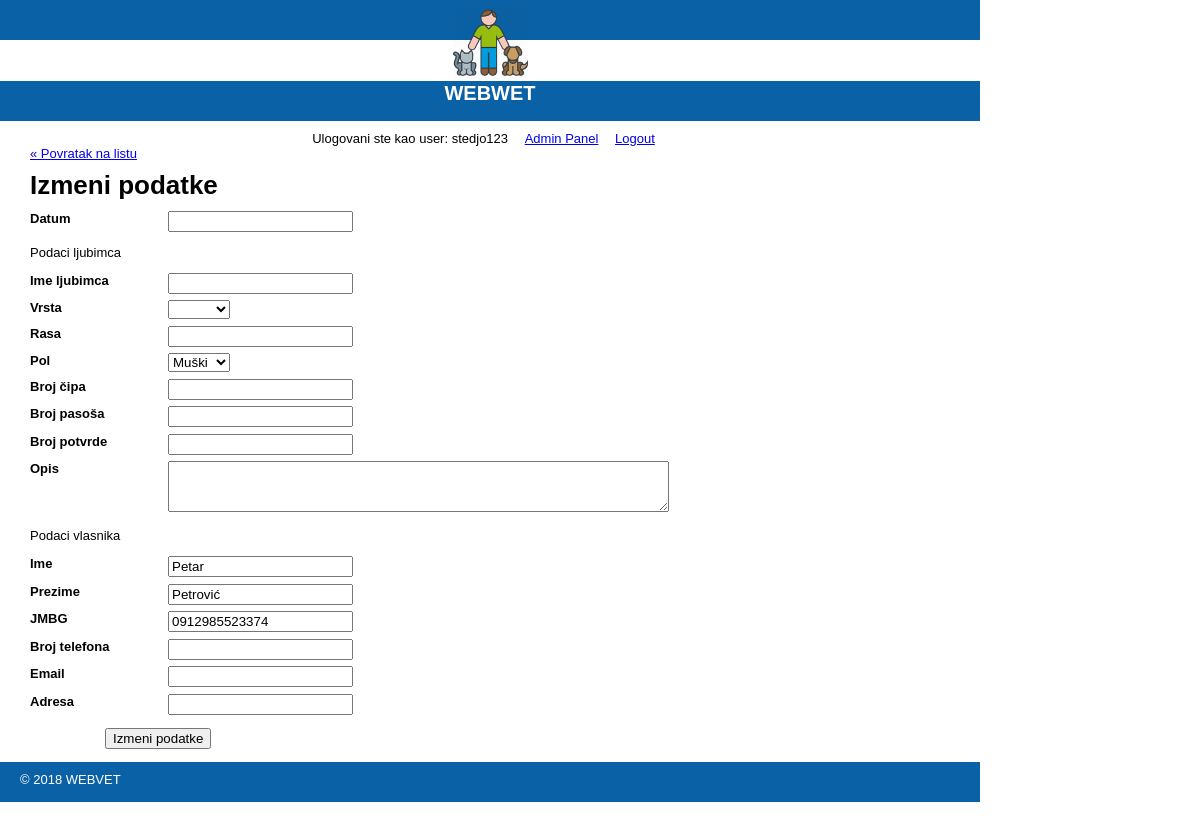
The app's page /staff/ljubimci/edit.php?id=3 (signed in) with its own data.
### tables this page shows
CREATE TABLE `lista` (
  `id` int(11) NOT NULL,
  `br_leg` varchar(255) NOT NULL,
  `ime` varchar(255) NOT NULL,
  `prezime` varchar(255) NOT NULL,
  `jmbg` varchar(255) DEFAULT NULL,
  `pol` int(3) NOT NULL,
  `state` varchar(255) NOT NULL,
  `prebivaliste` varchar(255) NOT NULL,
  `rang` int(3) NOT NULL,
  `sud_lista` tinyint(3) NOT NULL,
  `description` text NOT NULL
);

### private/classes/databaseobject.class.php (called while the page is built, shortened)
<?php
class DatabaseObject {
    static protected $database;
    static protected $table_name = "";
    static public function set_database($database) {
      self::$database = $database;
  }
  static public function find_by_sql($sql) {
    $result = self::$database->query($sql);
    $object_array = [];
    while($record = $result->fetch_assoc()) {
      $object_array[] = static::instantiate($record);
    }
    return $object_array;
  }
  static protected function instantiate($record) {
    $object = new static;
    foreach($record as $property => $value) {
      if(property_exists($object, $property)) {
        $object->$property = $value;
      }
    }
    return $object;
  }
  static public function find_by_id($id) {
    $sql = "SELECT * FROM " . static::$table_name . " ";
    $sql .= "WHERE id='" . self::$database->escape_string($id) . "'";
    $obj_array = static::find_by_sql($sql);
    if(!empty($obj_array)) {
      return array_shift($obj_array);
    } else {
      return false;
    }
  }
}

### private/classes/lista.class.php (called while the page is built, shortened)
<?php
class Lista extends DatabaseObject {
  public function __construct($args=[]) {
    $this->date = $args['date'] ?? '';
    $this->ime_pet = $args['ime_pet'] ?? '';
    $this->vrsta = $args['vrsta'] ?? '';
    $this->rasa = $args['rasa'] ?? '';
    $this->br_cipa = $args['br_cipa'] ?? '';
    $this->br_pasosa = $args['br_pasosa'] ?? '';
    $this->br_potvrde = $args['br_potvrde'] ?? '';
    $this->br_tel = $args['br_tel'] ?? '';
    $this->email = $args['email'] ?? '';
    $this->adresa = $args['adresa'] ?? '';
  }
}

### private/functions.php (called while the page is built, shortened)
<?php
function h($string="") {
  return htmlspecialchars($string);
}
?>

### public/staff/ljubimci/form_fields.php (the view, shortened to what this page needs)
<?php require_once('../../../private/shared/JQ_header.php'); ?>
<dl>
  <dt>Datum</dt>
  <dd><input type="text" id="datepicker" name="sudija[date]" value="<?php echo h($sudija->date) ?>" /></dd>
</dl>
<p>Podaci ljubimca</p>
<dl>
  <dt>Ime ljubimca</dt>
  <dd><input type="text" name="sudija[ime_pet]" value="<?php echo h($sudija->ime_pet) ?>" /></dd>
</dl>
    <dl>
  <dt>Vrsta</dt>
  <dd>
    <select name="sudija[vrsta]">
      <option value=""></option>
    <?php foreach(Lista::VRSTA as $vrsta) { ?>
      <option value="<?php echo $vrsta; ?>"<?php if($sudija->vrsta == $vrsta) { echo 'selected'; } ?>><?php echo $vrsta; ?></option>
    <?php } ?>
    </select>
  </dd>
</dl>
<dl>
  <dt>Rasa</dt>
  <dd><input type="text" name="sudija[rasa]" value="<?php echo h($sudija->rasa) ?>" /></dd>
</dl>
<dl>
  <dt>Pol</dt>
  <dd>
    <select name="sudija[pol]">
    <?php foreach(Lista::POL as $pol_id => $pol_name) { ?>
      <option value="<?php echo $pol_id; ?>"<?php if($sudija->pol == $pol_id) { echo 'selected'; } ?>><?php echo $pol_name; ?></option>
    <?php } ?>
    </select>
  </dd>
</dl>
<dl>
  <dt>Broj čipa</dt>
  <dd><input type="text" name="sudija[br_cipa]" value="<?php echo h($sudija->br_cipa) ?>" /></dd>
</dl>
<dl>
  <dt>Broj pasoša</dt>
  <dd><input type="text" name="sudija[br_pasosa]" value="<?php echo h($sudija->br_pasosa) ?>" /></dd>
</dl>
<dl>
  <dt>Broj potvrde</dt>
  <dd><input type="text" name="sudija[br_potvrde]" value="<?php echo h($sudija->br_potvrde) ?>" /></dd>
</dl>
<dl>
  <dt>Opis</dt>
  <dd><textarea name="sudija[description]" rows="3" cols="60"><?php echo h($sudija->description) ?></textarea></dd>
</dl>
    <p>Podaci vlasnika</p>
<dl>
  <dt>Ime</dt>
  <dd><input type="text" name="sudija[ime]" value="<?php echo h($sudija->ime) ?>" /></dd>
</dl>
<dl>
  <dt>Prezime</dt>
  <dd><input type="text" name="sudija[prezime]" value="<?php echo h($sudija->prezime) ?>" /></dd>
</dl>
<dl>
  <dt>JMBG</dt>
  <dd>
    <dd><input type="text" name="sudija[jmbg]" value="<?php echo h($sudija->jmbg) ?>" /></dd>
  </dd>
</dl>
<dl>
  <dt>Broj telefona</dt>
  <dd>
    <dd><input type="text" name="sudija[br_tel]" value="<?php echo h($sudija->br_tel) ?>" /></dd>
  </dd>
</dl>
<dl>
  <dt>Email</dt>
  <dd> <input type="text" name="sudija[email]" value="<?php echo h($sudija->email) ?>" /></dd>
</dl>
<dl>
  <dt>Adresa</dt>
  <dd> <input type="text" name="sudija[adresa]" value="<?php echo h($sudija->adresa) ?>" /></dd>
</dl>

### public/stylesheets/public.css (style rules this page uses)
html { height: 100%; width: 100%; }
body { width: 100%; height: 100%; border: 0; font: 13px/15px Verdana, Arial, Helvetica, sans-serif; background: #FFFFFF; }
dl { clear: both; overflow: hidden; margin: 0.5em 0; }
dt { float: left; font-weight: bold; width: 125px; }
dd { float: left; margin-left: 1em; }

### public/stylesheets/staff.css (style rules this page uses)
html { height: 100%; width: 100%; }
body { height: 980px; width: 100%; margin: 0; padding: 0; }
dl { clear: both; overflow: hidden; margin: 0.5em 0; }
dt { float: left; font-weight: bold; width: 125px; }
dd { float: left; margin-left: 1em; }

### records on screen
lista: pol "Muški", ime "Petar", prezime "Petrović", jmbg "0912985523374"

### other values on screen
$session->username "stedjo123"
